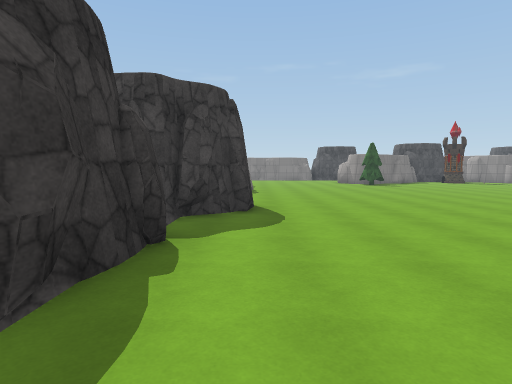
View 1 (above)

24 first-person views from a walk through a Unity game level. The camera is 1.5 m above the floor, tilts 4° down and sees 75° across. The floor is counted in squares, 1.57 m on a side. Each view is taken from the middle of a square. On the plan, view 1 faces up. The plan holds only what a view shows up to about 12 squares ahead; the rest is blank. The player character is not drawn. Some animated figures are not drawn. Some surface patterns are stand-ins.

View 2
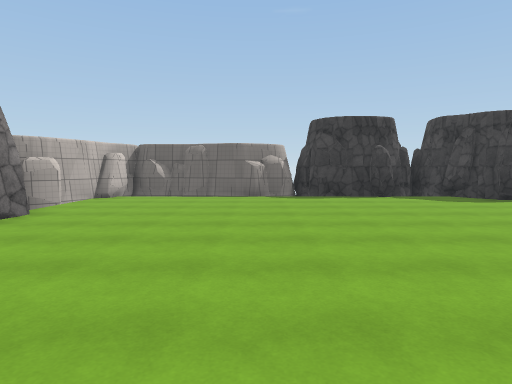

View 3
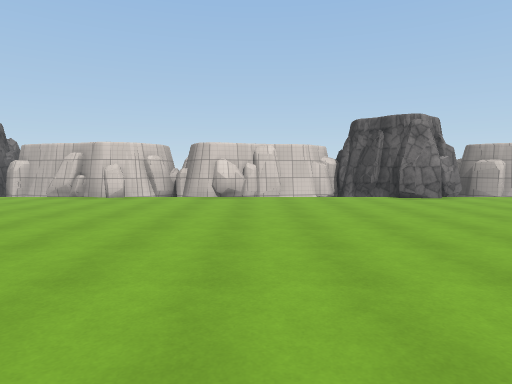

View 4
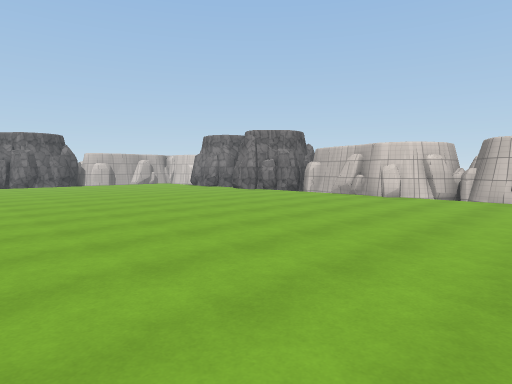

View 5
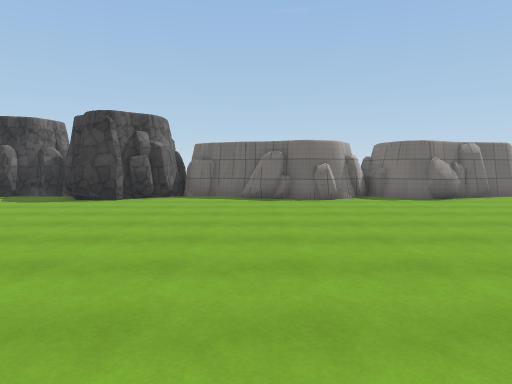

View 6
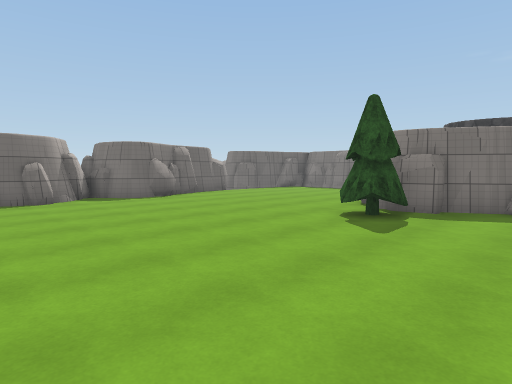

View 7
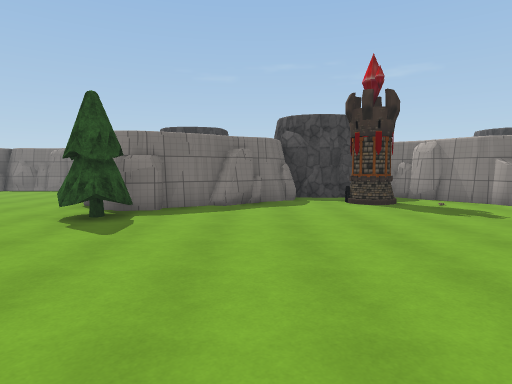

View 8
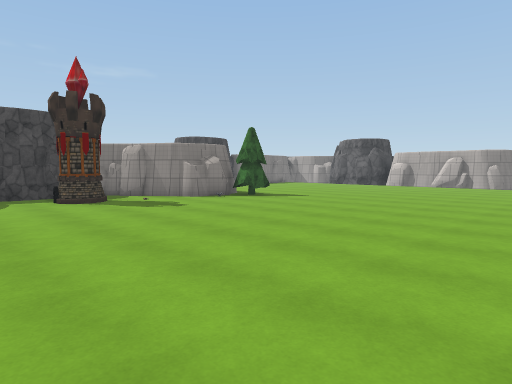

View 9
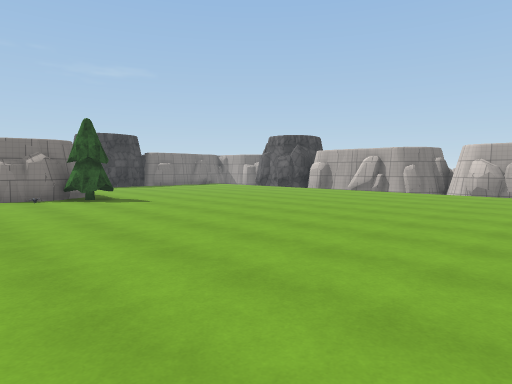

View 10
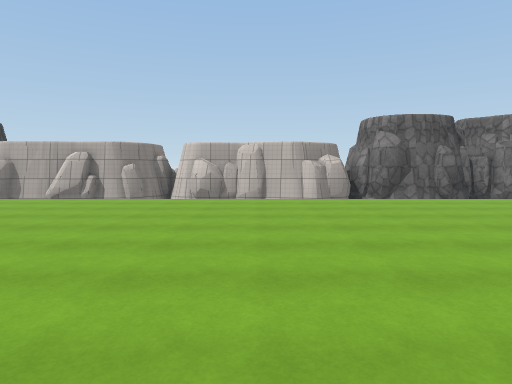

View 11
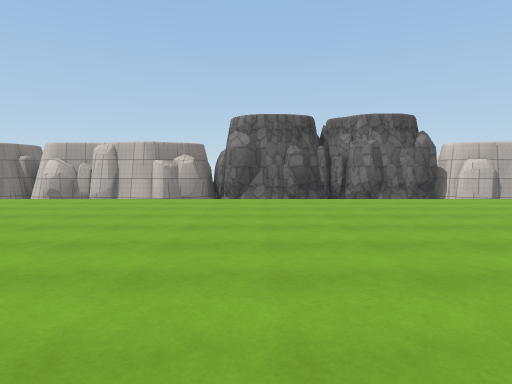

View 12
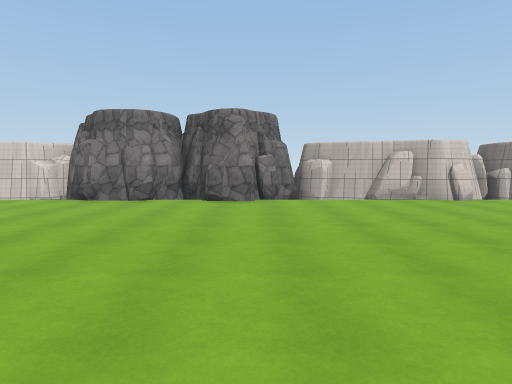

View 13
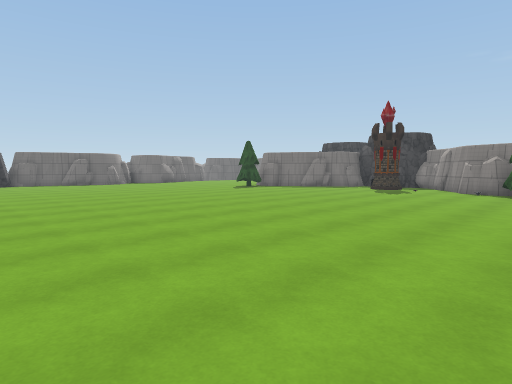

View 14
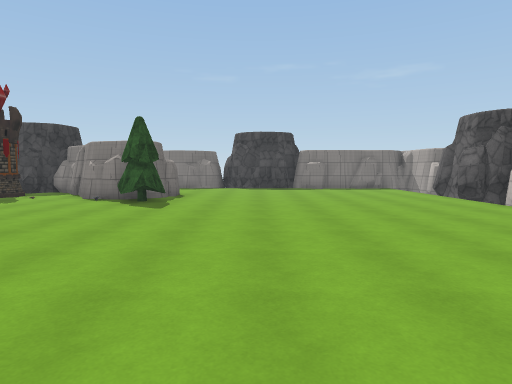

View 15
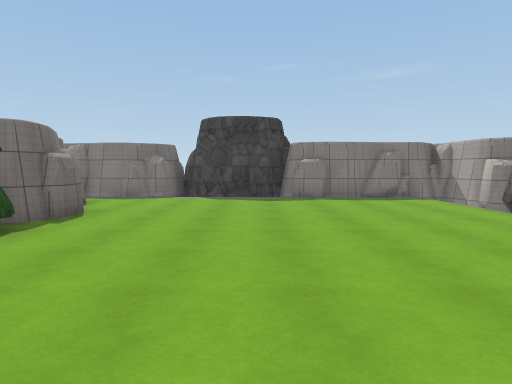

View 16
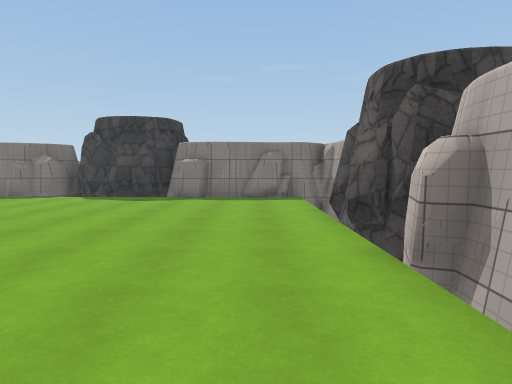

View 17
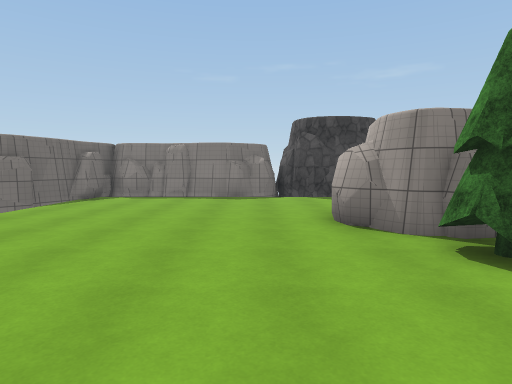

View 18
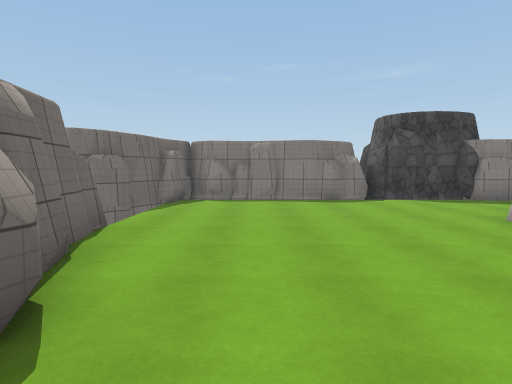

View 19
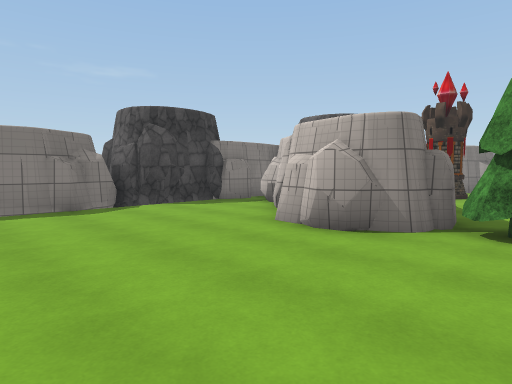

View 20
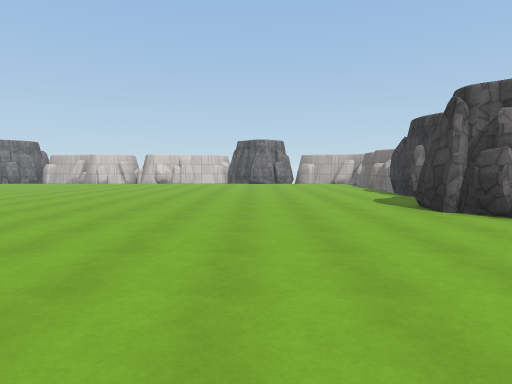

View 21
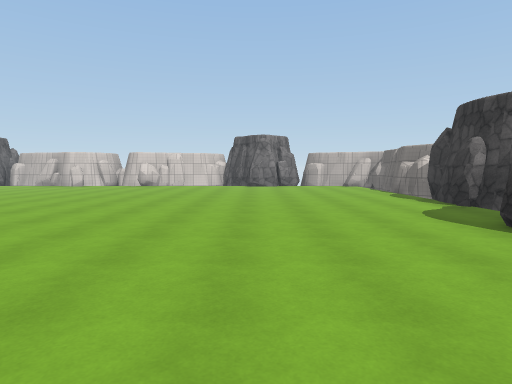

View 22
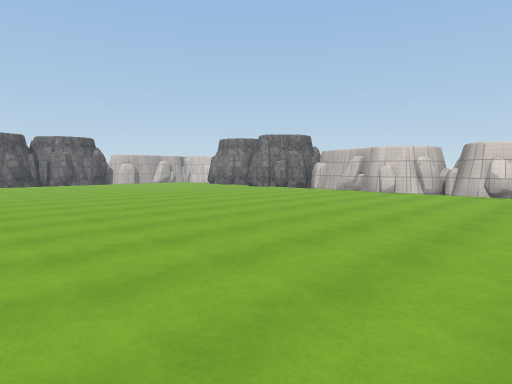

View 23
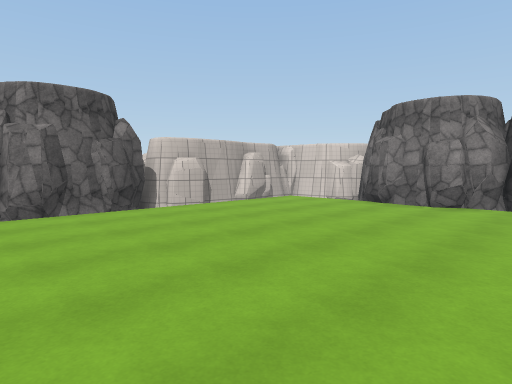

View 24
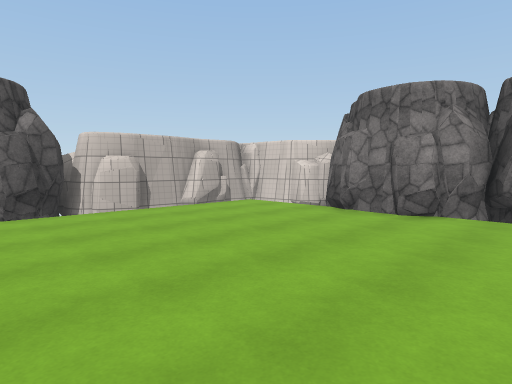

### Floor plan
Key: @ floor where view 1 was taken; # wall or solid block; . floor; = window, fence, low wall or low ledge; O other object.
Columns run from 3 left of view 1 to 31 right of it. Each row starts with its distance up from view 1.
 30         O
 29         OO
 28  #######OOO         ####OOO## ###
 27  #.........###       .......#.####
 26  #..........#        ........... #
 25  #.........##        #.......... #
 24  #........##  #OO ##  ..........O
 23  #.......## ###.O..## #.........O
 22  #.......####...OOO.###.........OO
 21  #.......##..........OO.........OOO
 20  ##......OO.....................#
 19   #.......O.....................#
 18  ##.............................#
 17  #..............................#
 16  ##.............................#
 15   #.............................##
 14   #.............................=#
 13  ##.............................##
 12  #..............................##
 11  #..............................##
 10  OO.............................#
  9  O#.............................#
  8   #O............................##
  7 OO#.............................OO
  6  O..............................OO
  5  O..............................OO
  4  O..............................OO
  3  O..............................OO
  2  O..............................OO
  1  #..............................OO
  0  #.@............................OO
 -1  #..............................###
 -2  #..............................#
 -3  #..............................#
 -4  #..............................#
 -5  ##...OO.........#.....OO..OO...#
 -6   ###OOOO  ###########OOOO OOO###
 -7                #     #O  OO  O#

Positions as (right, up) in squares from view 1, and headings:
1: (0, 0), facing up
2: (10, 0), facing left
3: (9, 6), facing down
4: (9, 6), facing down-right
5: (10, 13), facing left
6: (10, 13), facing up-left
7: (10, 13), facing up
8: (10, 12), facing up-right
9: (15, 10), facing up-right
10: (18, 11), facing right
11: (18, 6), facing right
12: (20, 5), facing down
13: (20, 7), facing up-left
14: (22, 11), facing up
15: (23, 16), facing up
16: (27, 16), facing up
17: (4, 16), facing up
18: (1, 17), facing up
19: (1, 19), facing up-right
20: (4, 16), facing down
21: (4, 13), facing down
22: (8, 8), facing down-right
23: (21, 4), facing down-right
24: (21, 2), facing down-right
